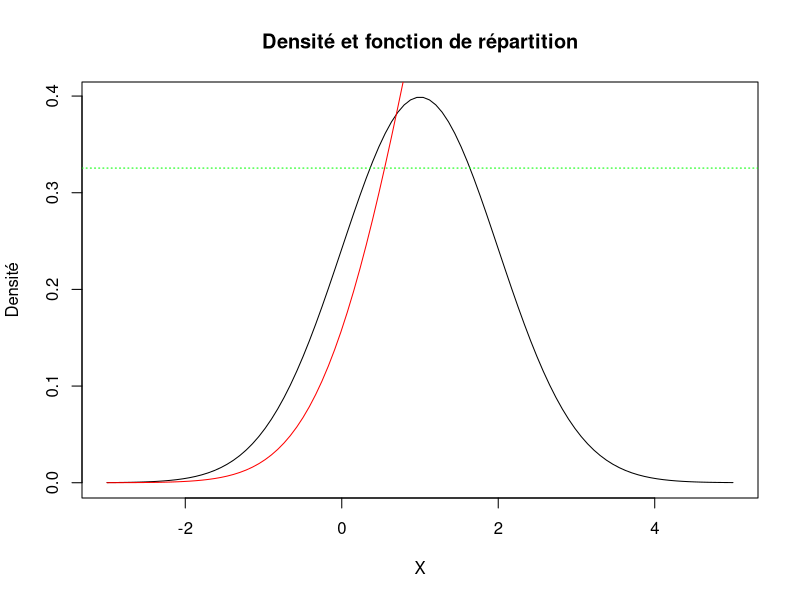

The R source for this figure: (Note: this script raises an error after producing the figure.)
## ---- chunk 1
knitr::opts_chunk$set(echo = TRUE)
## ---- chunk 2
# Définir les paramètres de la loi normale
mu <- 1
sigma <- 1
## ---- chunk 3
# Calculer l'intervalle centré en µ pour une probabilité de 0.99
intervalle <- qnorm(c(0.005, 0.995), mean = mu, sd = sigma)
intervalle

# Représenter la densité et la fonction de répartition de la loi normale
x <- seq(mu - 4*sigma, mu + 4*sigma, length = 100)
plot(x, dnorm(x, mean = mu, sd = sigma), type = "l", 
     xlab = "X", ylab = "Densité", main = "Densité et fonction de répartition")
lines(x, pnorm(x, mean = mu, sd = sigma), col = "red")

# Calcul des quartiles
q1 <- qnorm(0.25, mean = 1, sd = 1)
q2 <- qnorm(0.5, mean = 1, sd = 1)
q3 <- qnorm(0.75, mean = 1, sd = 1)

# Ajout des éléments de lecture graphique des quartiles
abline(h = q1, lty = 3, col = "green")
text(x = c[2], y = q1, labels = expression(paste("Q",c[1], " = ", q1)), pos = 4, col = "green")
abline(h = q2, lty = 3, col = "green")
text(x = c[2], y = q2, labels = expression(paste("Q",c[2], " = ", q2)), pos = 4, col = "green")
abline(h = q3, lty = 3, col = "green")
text(x = c[2], y = q3, labels = expression(paste("Q",c[3], " = ", q3)), pos = 4, col = "green")
## ---- chunk 4
# Quantiles d'ordre p de U
qu <- qnorm(seq(0.1, 0.9, by = 0.1))

# Quantiles d'ordre correspondants de X
qx <- qnorm(seq(0.1, 0.9, by = 0.1), mean = 2, sd = sqrt(3))

# Nuage de points
plot(qu, qx, xlab = "Quantiles de U", ylab = "Quantiles de X")
## ---- chunk 5
# Régression linéaire
reg <- lm(qx ~ qu)

# Affichage de la droite
plot(qu, qx, xlab = "Quantiles de U", ylab = "Quantiles de X")
abline(reg, col = "red")

# Expression du quantile d'ordre alpha de X en fonction de U
quantile_X <- function(alpha) {
  beta <- reg$coefficients[1]
  gamma <- reg$coefficients[2]
  gamma * qnorm(alpha) + beta}
## ---- chunk 6
read.table("donneesSerie4.csv",sep=" ",dec=".")->dat
## ---- chunk 7
e1=dat$V1
e2=dat$V2
## ---- chunk 8
#Résumé numérique et comparaison des échantillons
summary(e1)
summary(e2)
var(e1)
var(e2)
sd(e1)
sd(e2)
sd(e1) / sqrt(length(e1)-1)
sd(e2) / sqrt(length(e2)-1)
## ---- chunk 9
#QQ-plot et comparaison des échantillons
par(mfrow=c(1,2)) # pour avoir 2 graphiques côte à côte
qqnorm(e1)
abline(mean(e1), sd(e1) / sqrt(length(e1)-1), col="red")
qqnorm(e2, ylim=c(-3,3)) # pour avoir les mêmes limites en ordonnées
abline(mean(e2), sd(e2) / sqrt(length(e2)-1), col="red")
## ---- chunk 10
read.table("donneesSerie4.csv",sep=" ",dec=".")->dat
## ---- chunk 11
e3=dat$V3
e4=dat$V4
## ---- chunk 12
#Résumé numérique et comparaison des échantillons
summary(e3)
summary(e4)
var(e3)
var(e4)
sd(e3)
sd(e4)
sd(e3) / sqrt(length(e3)-1)
sd(e4) / sqrt(length(e4)-1)
## ---- chunk 13
#QQ-plot et comparaison des échantillons
par(mfrow=c(1,2)) # pour avoir 2 graphiques côte à côte
qqnorm(e3)
abline(mean(e3), sd(e3) / sqrt(length(e3)-1), col="red")
qqnorm(e4, ylim=c(-3,3)) # pour avoir les mêmes limites en ordonnées
abline(mean(e4), sd(e4) / sqrt(length(e4)-1), col="red")
## ---- chunk 14
read.table("donneesSerie4.csv",sep=" ",dec=".")->dat
## ---- chunk 15
e5=dat$V5
e6=dat$V6
## ---- chunk 16
#Résumé numérique et comparaison des échantillons
summary(e5)
summary(e6)
var(e5)
var(e6)
sd(e5)
sd(e6)
sd(e5) / sqrt(length(e5)-1)
sd(e6) / sqrt(length(e6)-1)
## ---- chunk 17
#QQ-plot et comparaison des échantillons
par(mfrow=c(1,2)) # pour avoir 2 graphiques côte à côte
qqnorm(e5)
abline(mean(e5), sd(e5) / sqrt(length(e5)-1), col="red")
qqnorm(e6, ylim=c(-3,3)) # pour avoir les mêmes limites en ordonnées
abline(mean(e6), sd(e6) / sqrt(length(e6)-1), col="red")
## ---- chunk 18
read.table("donneesSerie4.csv",sep=" ",dec=".")->dat
## ---- chunk 19
# Histogrammes et QQ-plots
par(mfrow = c(2, 6))

for (i in 1:6) {
  # Histogramme avec verticale rouge pour la moyenne
  hist(dat[, i], freq = FALSE, main = paste("Histogramme", i))
  abline(v = mean(dat[, i]), col = "red")
  
  # QQ-plot avec droite de Henry
  qqnorm(dat[, i], main = paste("QQ-plot", i))
  abline(a = mean(dat[, i]), b = sd(dat[, i], na.rm = TRUE), col = "red")
}
